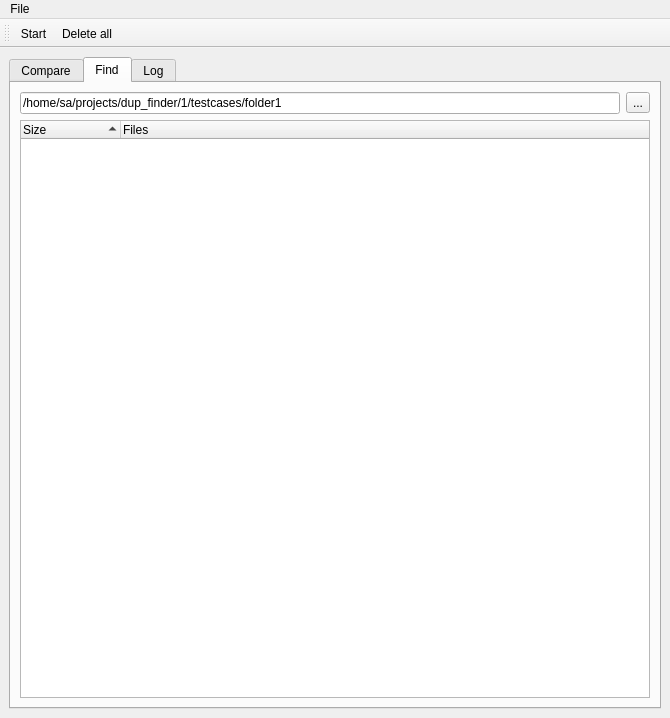
<?xml version="1.0" encoding="UTF-8"?>
<ui version="4.0">
 <class>Form</class>
 <widget class="QMainWindow" name="Form">
  <property name="geometry">
   <rect>
    <x>0</x>
    <y>0</y>
    <width>670</width>
    <height>718</height>
   </rect>
  </property>
  <property name="windowTitle">
   <string>MainWindow</string>
  </property>
  <widget class="QWidget" name="centralwidget">
   <layout class="QGridLayout" name="gridLayout_4">
    <item row="0" column="0">
     <widget class="QTabWidget" name="tabWidget">
      <property name="currentIndex">
       <number>1</number>
      </property>
      <widget class="QWidget" name="tab">
       <attribute name="title">
        <string>Compare</string>
       </attribute>
       <layout class="QGridLayout" name="gridLayout">
        <item row="0" column="0">
         <widget class="QLineEdit" name="lineEdit">
          <property name="text">
           <string>/home/sa/projects/dup_finder/1/testcases/folder1</string>
          </property>
         </widget>
        </item>
        <item row="1" column="0">
         <widget class="QLineEdit" name="lineEdit_2">
          <property name="text">
           <string>/home/sa/projects/dup_finder/1/testcases/folder2</string>
          </property>
         </widget>
        </item>
        <item row="2" column="0" colspan="2">
         <widget class="QTreeWidget" name="treeWidget">
          <property name="alternatingRowColors">
           <bool>true</bool>
          </property>
          <property name="uniformRowHeights">
           <bool>true</bool>
          </property>
          <property name="sortingEnabled">
           <bool>true</bool>
          </property>
          <column>
           <property name="text">
            <string>Size</string>
           </property>
          </column>
          <column>
           <property name="text">
            <string>Files1</string>
           </property>
          </column>
          <column>
           <property name="text">
            <string>Files2</string>
           </property>
          </column>
         </widget>
        </item>
        <item row="0" column="1">
         <widget class="QToolButton" name="toolButton">
          <property name="text">
           <string>...</string>
          </property>
         </widget>
        </item>
        <item row="1" column="1">
         <widget class="QToolButton" name="toolButton_2">
          <property name="text">
           <string>...</string>
          </property>
         </widget>
        </item>
       </layout>
      </widget>
      <widget class="QWidget" name="tab_3">
       <attribute name="title">
        <string>Find</string>
       </attribute>
       <layout class="QGridLayout" name="gridLayout_2">
        <item row="0" column="0">
         <widget class="QLineEdit" name="lineEdit_3">
          <property name="text">
           <string>/home/sa/projects/dup_finder/1/testcases/folder1</string>
          </property>
         </widget>
        </item>
        <item row="1" column="0" colspan="2">
         <widget class="QTreeWidget" name="treeWidget_2">
          <property name="contextMenuPolicy">
           <enum>Qt::ActionsContextMenu</enum>
          </property>
          <property name="alternatingRowColors">
           <bool>true</bool>
          </property>
          <property name="selectionMode">
           <enum>QAbstractItemView::ExtendedSelection</enum>
          </property>
          <property name="uniformRowHeights">
           <bool>true</bool>
          </property>
          <property name="sortingEnabled">
           <bool>true</bool>
          </property>
          <column>
           <property name="text">
            <string>Size</string>
           </property>
          </column>
          <column>
           <property name="text">
            <string>Files</string>
           </property>
          </column>
         </widget>
        </item>
        <item row="0" column="1">
         <widget class="QToolButton" name="toolButton_3">
          <property name="text">
           <string>...</string>
          </property>
         </widget>
        </item>
       </layout>
      </widget>
      <widget class="QWidget" name="tab_2">
       <attribute name="title">
        <string>Log</string>
       </attribute>
       <layout class="QGridLayout" name="gridLayout_3">
        <item row="0" column="0">
         <widget class="QTextEdit" name="textEdit">
          <property name="lineWrapMode">
           <enum>QTextEdit::NoWrap</enum>
          </property>
         </widget>
        </item>
       </layout>
      </widget>
     </widget>
    </item>
   </layout>
  </widget>
  <widget class="QMenuBar" name="menubar">
   <property name="geometry">
    <rect>
     <x>0</x>
     <y>0</y>
     <width>670</width>
     <height>30</height>
    </rect>
   </property>
   <widget class="QMenu" name="menuFile">
    <property name="title">
     <string>File</string>
    </property>
    <addaction name="action_new"/>
    <addaction name="action_open"/>
    <addaction name="separator"/>
    <addaction name="action_save"/>
    <addaction name="action_save_as"/>
    <addaction name="separator"/>
    <addaction name="action_quit"/>
   </widget>
   <addaction name="menuFile"/>
  </widget>
  <widget class="QToolBar" name="toolBar">
   <property name="windowTitle">
    <string>toolBar</string>
   </property>
   <attribute name="toolBarArea">
    <enum>TopToolBarArea</enum>
   </attribute>
   <attribute name="toolBarBreak">
    <bool>false</bool>
   </attribute>
   <addaction name="action_start"/>
   <addaction name="action_delete_all"/>
  </widget>
  <action name="action_save">
   <property name="icon">
    <iconset resource="resources.qrc">
     <normaloff>:/resources/filesave.png</normaloff>:/resources/filesave.png</iconset>
   </property>
   <property name="text">
    <string>Save</string>
   </property>
   <property name="toolTip">
    <string>Save</string>
   </property>
   <property name="shortcut">
    <string>Ctrl+S</string>
   </property>
  </action>
  <action name="action_open">
   <property name="icon">
    <iconset resource="resources.qrc">
     <normaloff>:/resources/fileopen.png</normaloff>:/resources/fileopen.png</iconset>
   </property>
   <property name="text">
    <string>Open...</string>
   </property>
   <property name="toolTip">
    <string>Open</string>
   </property>
   <property name="shortcut">
    <string>Ctrl+O</string>
   </property>
  </action>
  <action name="action_new">
   <property name="icon">
    <iconset resource="resources.qrc">
     <normaloff>:/resources/filenew.png</normaloff>:/resources/filenew.png</iconset>
   </property>
   <property name="text">
    <string>New</string>
   </property>
   <property name="shortcut">
    <string>Ctrl+N</string>
   </property>
  </action>
  <action name="action_quit">
   <property name="text">
    <string>Quit</string>
   </property>
  </action>
  <action name="action_save_as">
   <property name="text">
    <string>Save As...</string>
   </property>
   <property name="toolTip">
    <string>Save As</string>
   </property>
  </action>
  <action name="action_start">
   <property name="text">
    <string>Start</string>
   </property>
  </action>
  <action name="action_delete_files">
   <property name="text">
    <string>Delete files</string>
   </property>
  </action>
  <action name="action_delete_all">
   <property name="text">
    <string>Delete all</string>
   </property>
   <property name="toolTip">
    <string>Delete all duplicates</string>
   </property>
  </action>
 </widget>
 <resources>
  <include location="resources.qrc"/>
 </resources>
 <connections/>
</ui>
